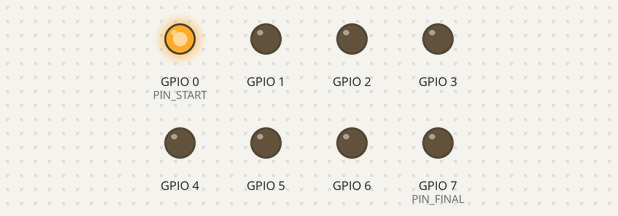
A sketch run on a simulated ESP32. Shown: output pins drawn as LEDs (lit = HIGH).

Above: at 0.07 s.
At 0.67 s:
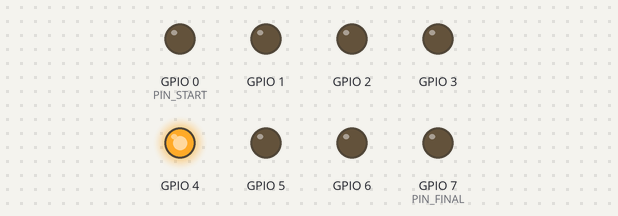
At 1.27 s:
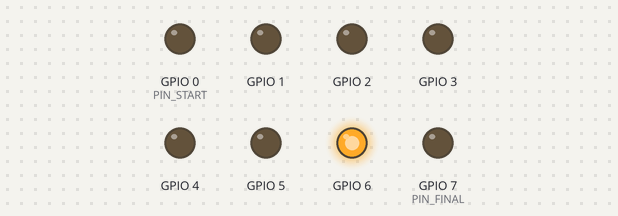
At 2.47 s:
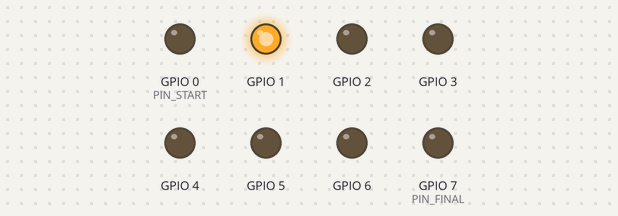
At 3.67 s:
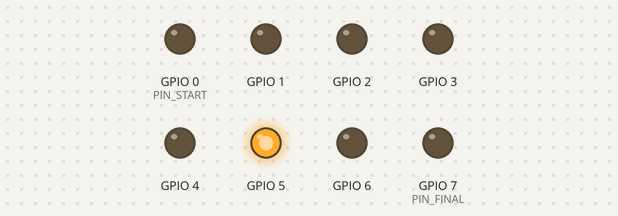
At 5.02 s:
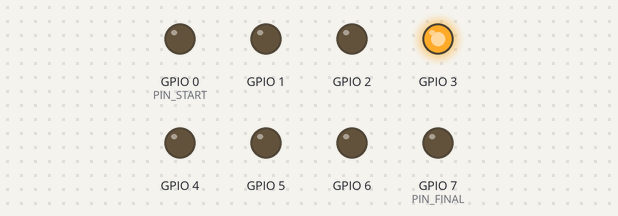
Timing chart, 0 to 5.3 s (numbered marks = the images above):
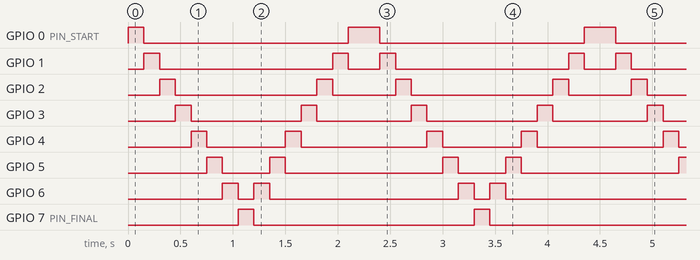

Measured:
- by itself, GPIO 0 (PIN_START): repeats every 2.2 s: LOW 1.9 s, HIGH 0.30 s
- by itself, GPIO 1: repeats every 2.3 s: LOW 1.7 s, HIGH 0.15 s, LOW 0.30 s, HIGH 0.15 s
- by itself, GPIO 2: repeats every 2.3 s: LOW 1.4 s, HIGH 0.15 s, LOW 0.60 s, HIGH 0.15 s
- by itself, GPIO 3: alternates HIGH for 0.15 s and LOW for 1.0 s
- by itself, GPIO 4: repeats every 2.2 s: LOW 0.75 s, HIGH 0.15 s, LOW 1.2 s, HIGH 0.15 s
- by itself, GPIO 5: repeats every 2.3 s: LOW 0.45 s, HIGH 0.15 s, LOW 1.5 s, HIGH 0.15 s
- by itself, GPIO 6: repeats every 2.3 s: LOW 0.15 s, HIGH 0.15 s, LOW 1.8 s, HIGH 0.15 s
- by itself, GPIO 7 (PIN_FINAL): alternates HIGH for 0.15 s and LOW for 2.1 s

The sketch:

ex5.ino
```cpp
#define PIN_START 0
#define PIN_FINAL 7
#define NUMAR_PINI 8
#define PASI_CICLU 15

void setup() {
  for (int p = PIN_START; p < PIN_START + NUMAR_PINI; p++) {
    pinMode(p, OUTPUT);
  }
}

void loop() {
  unsigned long timp_curent = millis();
  int index_ciclu = (timp_curent / 150) % PASI_CICLU;
  int pinActiv;

  if (index_ciclu < NUMAR_PINI) {
    pinActiv = index_ciclu;
  } else {
    pinActiv = PIN_FINAL - (index_ciclu - (NUMAR_PINI - 1));
  }

  int pinAprins = PIN_START + pinActiv;
  digitalWrite(pinAprins, HIGH);

  for (int p = PIN_START; p < PIN_START + NUMAR_PINI; p++) {
    if (p != pinAprins) digitalWrite(p, LOW);
  }
}
```
